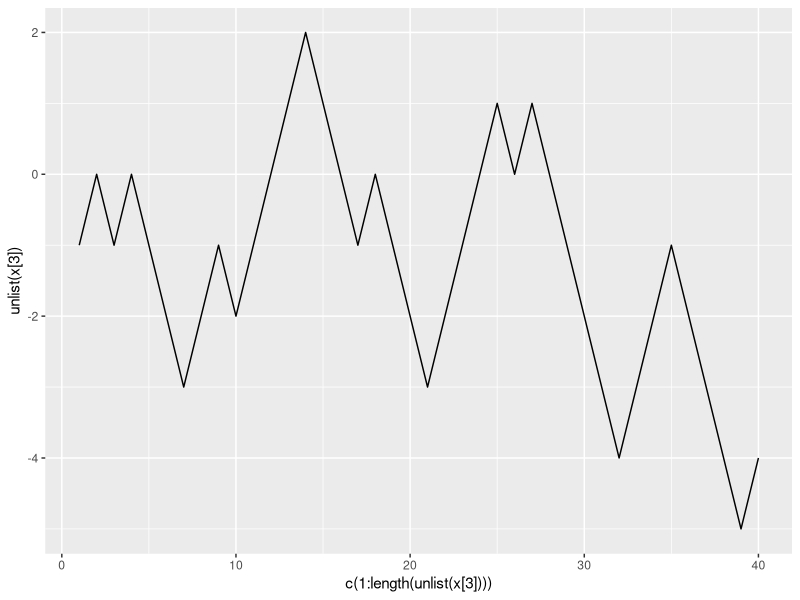
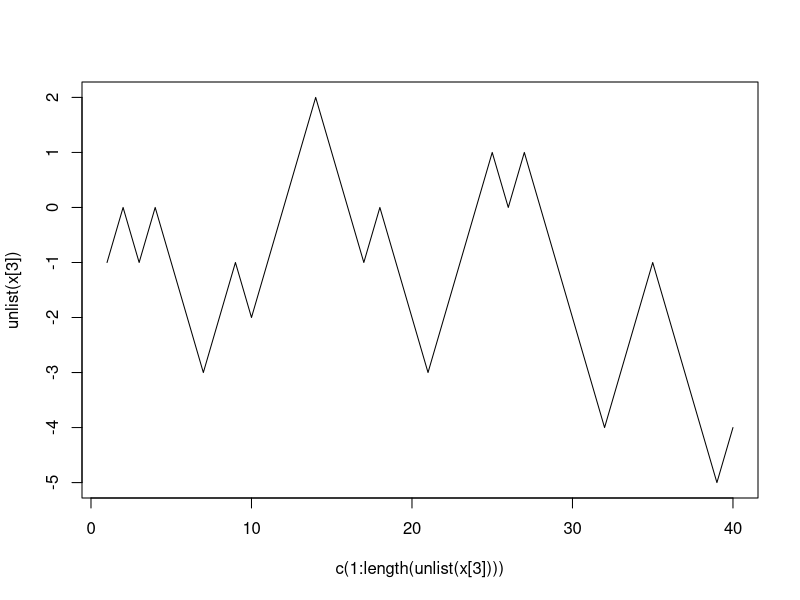
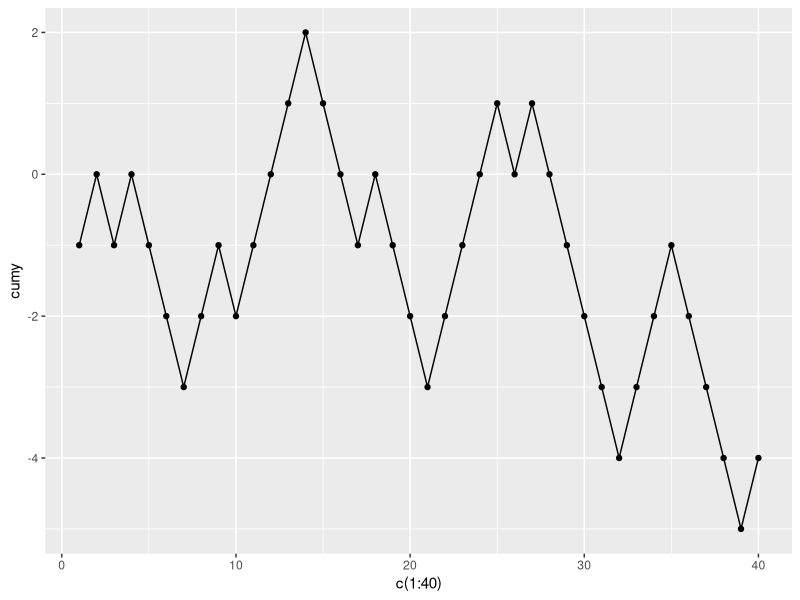

These charts were generated, in order, by the following R code: (Note: this script raises an error after producing the figures.)
#HTSimulation
# NOTE: use unlist() to strip structure from reported elements
HTsimulation<-function(n){
  # the experiment: record of wining for Player1
  y<-sample(c(-1,1),size=n,replace=TRUE)
  # record of wining for Player2
  z<- -y
  # running winnings of Player1, and # times Player1 is ahead
  cy<-cumsum(y)
  aheady<-sum(cumsum(y)>0)
  # running winnings of Player2, and # times Player2 is ahead
  cz<-cumsum(z)
  aheadz<-sum(cumsum(z)>0)
  # reporting all calculations
  list(aheady,aheadz,cy,cz,y,z)
  }

# return the number of wins in a simulation of n tosses
HTsimulation_wins<-function(n){
  # the experiment: record of wining for Player1
  y<-sample(c(-1,1),size=n,replace=TRUE)
  cy<-cumsum(y)
  # reporting all calculations
  cy[n]
}

#HTSimulation
# NOTE: use unlist() to strip structure from reported elements
HTsimulation_leads<-function(n){
  # the experiment: record of wining for Player1
  y<-sample(c(-1,1),size=n,replace=TRUE)
  # running winnings of Player1, and # times Player1 is ahead
  cy<-cumsum(y)
  aheady<-sum(cumsum(y)>0)
}

# plot -------------------------------------------------------------------------

library(ggplot2)

# alternative plot #1:
# runs a simulation and plots the progress of wins and losses in a line graph
x<-HTsimulation(40); qplot(c(1:length(unlist(x[3]))),unlist(x[3]),geom="path")

# alternative plot #2:
# of the same thing
plot(c(1:length(unlist(x[3]))),unlist(x[3]), type = "l", lty = 1)



# alternative plot #3:
# same thing AND plot of opponents sumulative wins and losses
y<-as.data.frame(x)
names(y)<-c("aheady","aheadz","cumy","cumz","y","z")
ggplot(y, aes(c(1:40),cumy))+ geom_line()+geom_point()

# plot like Figure 1.2: distribution of end scores
x<-replicate(50,HTsimulation(100))
hist(x)

# plot like Figure 1.3: distribution of numebr times int he lead
x<-replicate(50,HTsimulation_leads(100))
hist(x)
